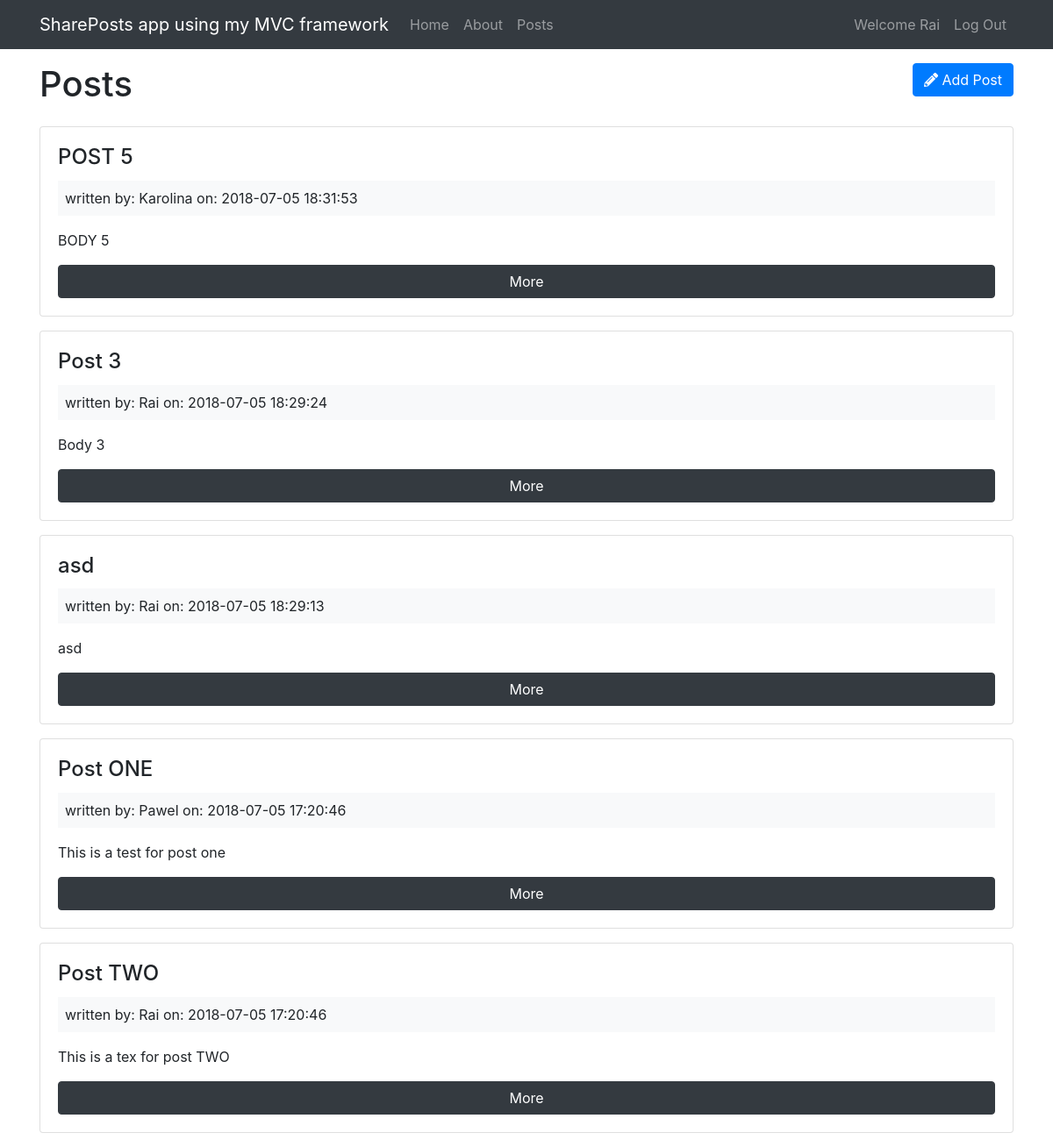
Screenshot of /posts (signed in) with the database file from the repository.
### tables this page shows
CREATE TABLE `posts` (
  `id` int(11) NOT NULL,
  `user_id` int(11) NOT NULL,
  `title` varchar(255) NOT NULL,
  `body` text NOT NULL,
  `created_at` datetime NOT NULL DEFAULT CURRENT_TIMESTAMP
);

CREATE TABLE `users` (
  `id` int(11) NOT NULL,
  `name` varchar(255) NOT NULL,
  `email` varchar(255) NOT NULL,
  `password` varchar(255) NOT NULL,
  `created_at` datetime NOT NULL DEFAULT CURRENT_TIMESTAMP
);

### app/controllers/Posts.php (called while the page is built, shortened)
<?php
class Posts extends Controller{
    public function __construct(){
        $this->postModel = $this->model('Post');
    }
    public function index(){
        $posts = $this->postModel->getPosts();
        $data = [
            'posts' => $posts
        ];
        $this->view('posts/index', $data);
    }
}
?>

### app/libraries/Core.php (called while the page is built, shortened)
<?php
class Core{
    protected $currentMethod = 'index';
    public function __construct(){
        $url = $this->getUrl();
        if(file_exists('../app/controllers/'.ucwords($url[0]).'.php')){
            unset($url[0]);
        }
        $this->currentController = new $this->currentController;
        $this->params = $url ? array_values($url) : [];
        call_user_func_array([$this->currentController, $this->currentMethod], $this->params);
    }
    public function getUrl(){
        if(isset($_GET['url'])){
            $url = rtrim($_GET['url'], '/');
            $url = filter_var($url, FILTER_SANITIZE_URL);
            $url = explode('/', $url);
            return $url;
        }
    }
}
?>

### public/index.php (called while the page is built, shortened)
<?php
    $init = new Core();
?>

### app/libraries/Database.php (called while the page is built, shortened)
<?php
    class Database{
        private $host = DB_HOST;
        private $user = DB_USER;
        private $pass = DB_PASS;
        private $dbname = DB_NAME;
        private $dbh;
        private $stmt;
      public function __construct(){
          $dsn = 'mysql:host='.$this->host.';dbname='.$this->dbname;
          $options = array(
              PDO::ATTR_PERSISTENT => true,
              PDO::ATTR_ERRMODE => PDO::ERRMODE_EXCEPTION
          );
          try{
            $this->dbh = new PDO($dsn, $this->user, $this->pass, $options);
          }catch (PDOException $e){
              $this->error = $e->getMessage();
              echo $this->error;
          }
      }
        public function query($sql){
          $this->stmt = $this->dbh->prepare($sql);
        }
        public function execute(){
          return $this->stmt->execute();
        }
        public function resultSet(){
          $this->execute();
          return $this->stmt->fetchAll(PDO::FETCH_OBJ);
        }
    }
?>

### app/models/Post.php (called while the page is built, shortened)
<?php
class Post{
    private $db;
    public function __construct(){
        $this->db = new Database();
    }
    public function getPosts(){
        $this->db->query("SELECT *, posts.id as postId, users.id as userId, posts.created_at as postCreated, users.created_at as userCreated FROM posts INNER JOIN users ON posts.user_id = users.id ORDER BY posts.created_at DESC");
        $results = $this->db->resultSet();
        return $results;
    }
}
?>

### app/views/posts/index.php (the view, shortened to what this page needs)
<?php require APPROOT.'/views/inc/header.php'; ?>
<div class="row mb-3">
    <div class="col-md-6">
        <h1>Posts</h1>
    </div>
    <div class="col-md-6">
        <a href="<?php echo URLROOT; ?>/posts/add" class="btn btn-primary float-right">
            <i class="fa fa-pencil-alt"></i> Add Post
        </a>
    </div>
</div>
<?php foreach ($data['posts'] as $post): ?>
    <div class="card card-body mb-3">
        <h4 class="card-title"><?php echo $post->title; ?></h4>
        <div class="bg-light p-2 mb-3">
            written by: <?php echo $post->name; ?> on: <?php echo $post->postCreated; ?>
        </div>
        <p class="card-text"><?php echo $post->body; ?></p>
        <a href="<?php echo URLROOT; ?>/posts/show/<?php echo $post->postId; ?>" class="btn btn-dark">More</a>
    </div>
<?php endforeach; ?>
<?php require APPROOT.'/views/inc/footer.php'; ?>

### app/libraries/Controller.php (shortened to what this page needs)
<?php
class Controller{
    public function view($view, $data =[]){
        if(file_exists('../app/views/'.$view.'.php')){
            require_once '../app/views/'.$view.'.php';
        }else{
            die('View does not exist');
        }
    }
}
?>

### app/views/inc/header.php (shortened to what this page needs)
<!doctype html>
<html lang="en">
<head>
    <link rel="stylesheet" href="https://use.fontawesome.com/releases/v5.1.0/css/all.css">
    <link rel="stylesheet" href="https://stackpath.bootstrapcdn.com/bootstrap/4.1.1/css/bootstrap.min.css">
    <link href="https://stackpath.bootstrapcdn.com/bootstrap/4.1.1/css/bootstrap.min.css" rel="stylesheet">
    <link rel="stylesheet" href="<?php echo URLROOT; ?>/css/style.css">
</head>
<body>
<?php require  APPROOT.'/views/inc/navbar.php'; ?>
<div class="container">

### app/views/inc/navbar.php (shortened to what this page needs)
<nav class="navbar navbar-expand-lg navbar-dark bg-dark mb-3">
    <div class="container">
        <a class="navbar-brand" href="<?php echo URLROOT; ?>"><?php echo SITENAME; ?></a>
        <div class="collapse navbar-collapse" id="navbarsExampleDefault">
            <ul class="navbar-nav mr-auto">
                <li class="nav-item">
                    <a class="nav-link" href="<?php echo URLROOT; ?>">Home</a>
                </li>
                <li class="nav-item">
                    <a class="nav-link" href="<?php echo URLROOT; ?>/pages/about">About</a>
                </li>
                <li class="nav-item">
                    <a class="nav-link" href="<?php echo URLROOT; ?>/posts">Posts</a>
                </li>
            </ul>
            <ul class="navbar-nav ml-auto">
                <?php if(isset($_SESSION['user_id'])) : ?>
                    <li class="nav-item">
                        <a class="nav-link" href="#">Welcome <?php echo $_SESSION['user_name']; ?></a>
                    </li>
                    <li class="nav-item">
                        <a class="nav-link" href="<?php echo URLROOT; ?>/users/logout">Log Out</a>
                    </li>
                <?php endif; ?>
            </ul>
        </div>
    </div>
</nav>

### app/views/inc/footer.php (shortened to what this page needs)
</div>
</head>
<body>

### rows the page displays
posts: title "POST 5", user.name "Karolina", created_at "2018-07-05 18:31:53", body "BODY 5"
posts: title "Post 3", user.name "Rai", created_at "2018-07-05 18:29:24", body "Body 3"
posts: title "asd", user.name "Rai", created_at "2018-07-05 18:29:13", body "asd"
posts: title "Post ONE", user.name "Pawel", created_at "2018-07-05 17:20:46", body "This is a test for post one"
posts: title "Post TWO", user.name "Rai", created_at "2018-07-05 17:20:46", body "This is a tex for post TWO"

### other values shown
SITENAME "SharePosts app using my MVC framework"
$_SESSION['user_name'] "Rai"
